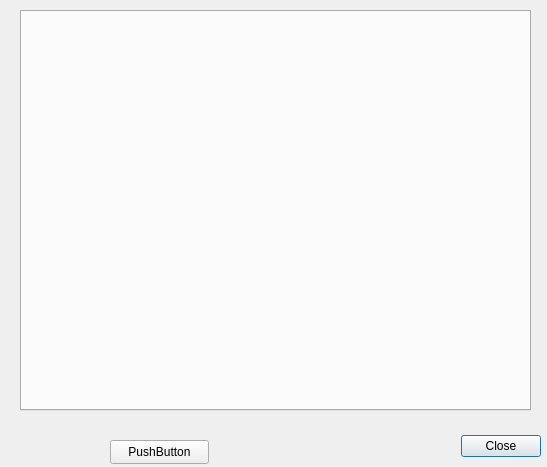
<?xml version="1.0" encoding="UTF-8"?>
<ui version="4.0">
 <class>SettingsDialog</class>
 <widget class="QDialog" name="SettingsDialog">
  <property name="geometry">
   <rect>
    <x>0</x>
    <y>0</y>
    <width>547</width>
    <height>467</height>
   </rect>
  </property>
  <property name="windowTitle">
   <string>Dialog</string>
  </property>
  <widget class="QDialogButtonBox" name="buttonBox">
   <property name="geometry">
    <rect>
     <x>200</x>
     <y>430</y>
     <width>341</width>
     <height>32</height>
    </rect>
   </property>
   <property name="orientation">
    <enum>Qt::Horizontal</enum>
   </property>
   <property name="standardButtons">
    <set>QDialogButtonBox::Close</set>
   </property>
  </widget>
  <widget class="QTabWidget" name="tabWidget">
   <property name="geometry">
    <rect>
     <x>20</x>
     <y>10</y>
     <width>511</width>
     <height>401</height>
    </rect>
   </property>
   <property name="currentIndex">
    <number>-1</number>
   </property>
   <property name="documentMode">
    <bool>false</bool>
   </property>
   <property name="tabsClosable">
    <bool>false</bool>
   </property>
  </widget>
  <widget class="QPushButton" name="pushButton">
   <property name="geometry">
    <rect>
     <x>110</x>
     <y>440</y>
     <width>99</width>
     <height>24</height>
    </rect>
   </property>
   <property name="text">
    <string>PushButton</string>
   </property>
   <property name="icon">
    <iconset resource="resources.qrc">
     <normaloff>:/images/edit-copy_16x16.png</normaloff>:/images/edit-copy_16x16.png</iconset>
   </property>
  </widget>
 </widget>
 <resources>
  <include location="resources.qrc"/>
 </resources>
 <connections>
  <connection>
   <sender>buttonBox</sender>
   <signal>accepted()</signal>
   <receiver>SettingsDialog</receiver>
   <slot>accept()</slot>
   <hints>
    <hint type="sourcelabel">
     <x>418</x>
     <y>444</y>
    </hint>
    <hint type="destinationlabel">
     <x>157</x>
     <y>274</y>
    </hint>
   </hints>
  </connection>
  <connection>
   <sender>buttonBox</sender>
   <signal>rejected()</signal>
   <receiver>SettingsDialog</receiver>
   <slot>reject()</slot>
   <hints>
    <hint type="sourcelabel">
     <x>486</x>
     <y>450</y>
    </hint>
    <hint type="destinationlabel">
     <x>286</x>
     <y>274</y>
    </hint>
   </hints>
  </connection>
 </connections>
</ui>
